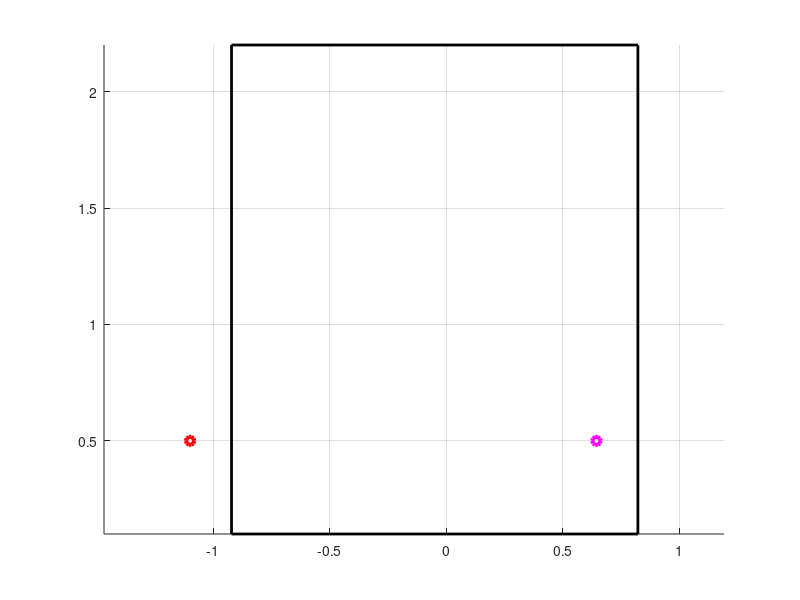

The MATLAB script that drew this image:
close all
clear
clc

% Domain
xMin = -0.9221;
xMax = 0.823;

yMin = 0.1;
yMax = 2.2;

Lx = xMax - xMin;
Ly = yMax - yMin;

% Particle
xP = -1.1;
yP = 0.5;

xP1 = xMin + mod(xP - xMax, Lx);
yP1 = yP;



figure
hold on
plot([xMin, xMax, xMax, xMin, xMin], [yMin, yMin, yMax, yMax, yMin], 'k', 'linewidth', 2)
axis equal
grid on
hold on
plot(xP, yP, 'or', 'linewidth',3)
plot(xP1, yP1, 'om', 'linewidth',3)


